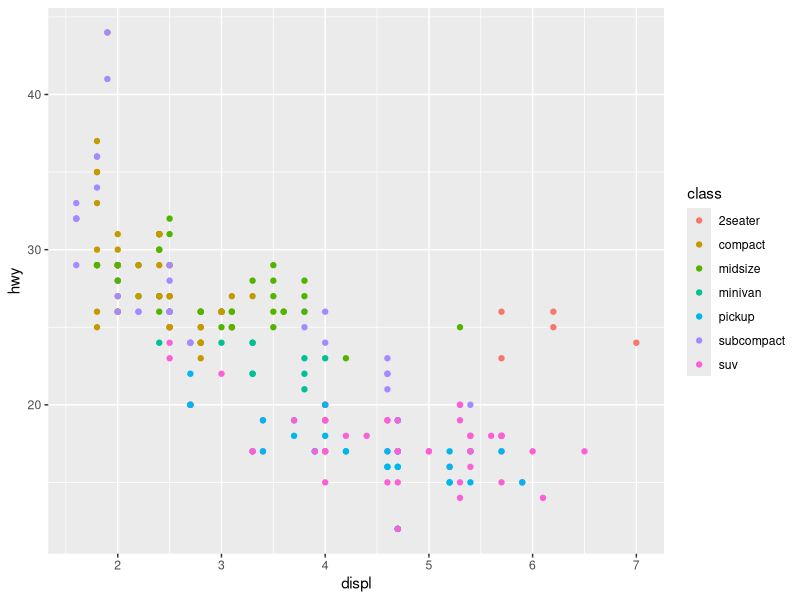
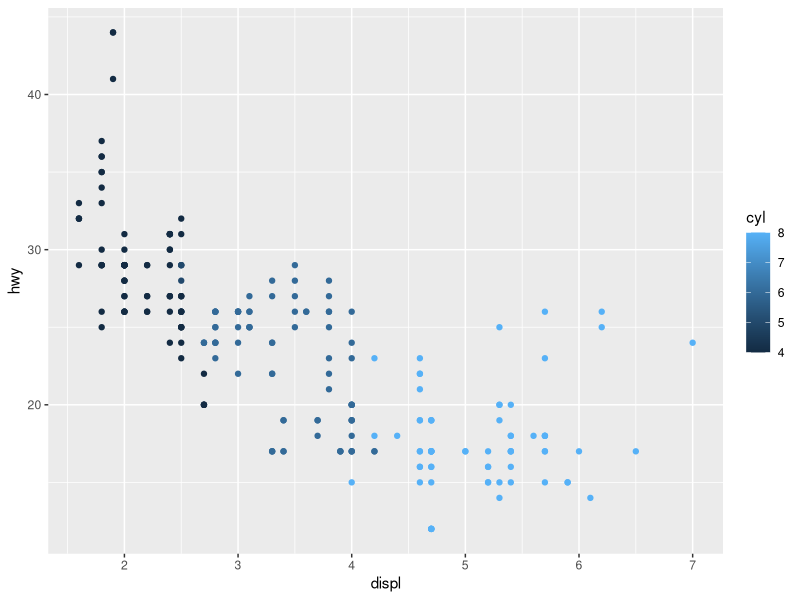
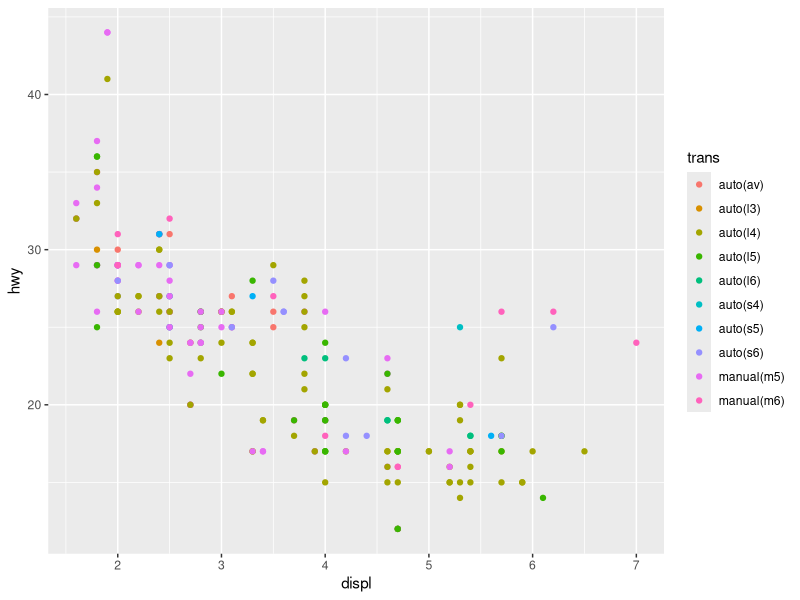
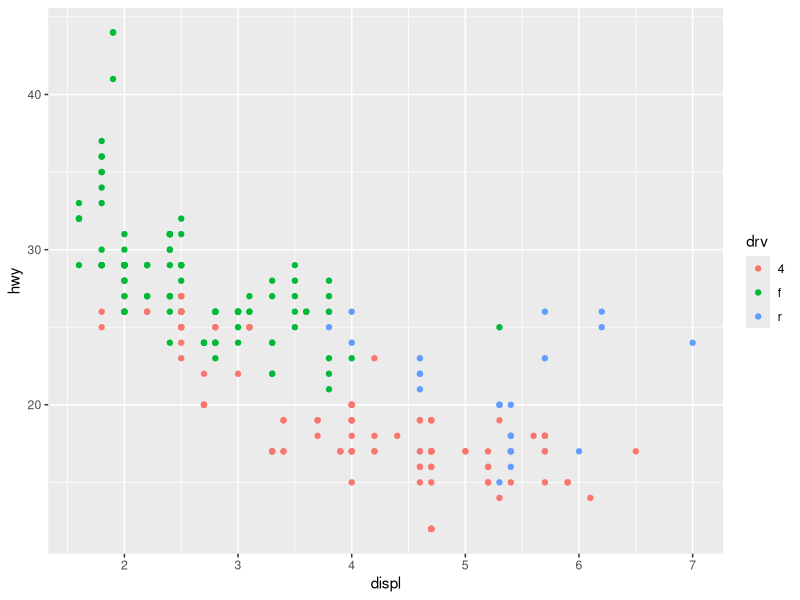
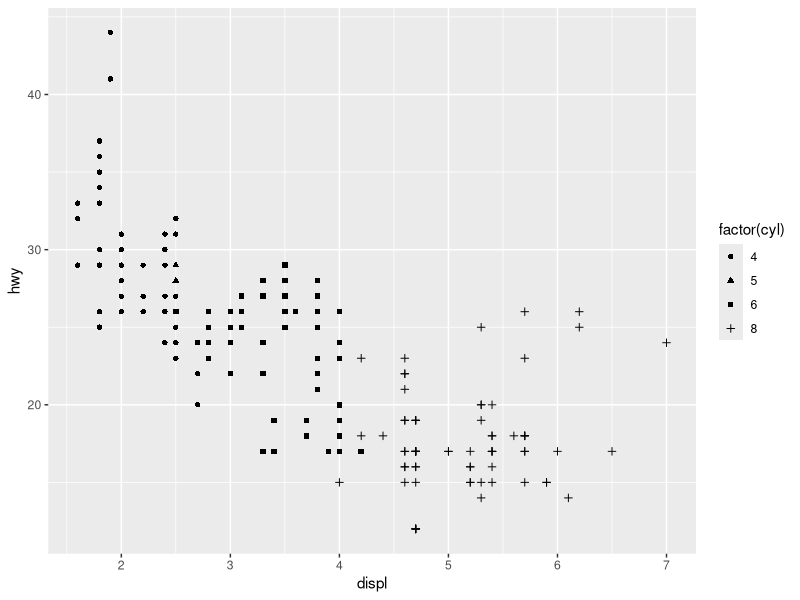
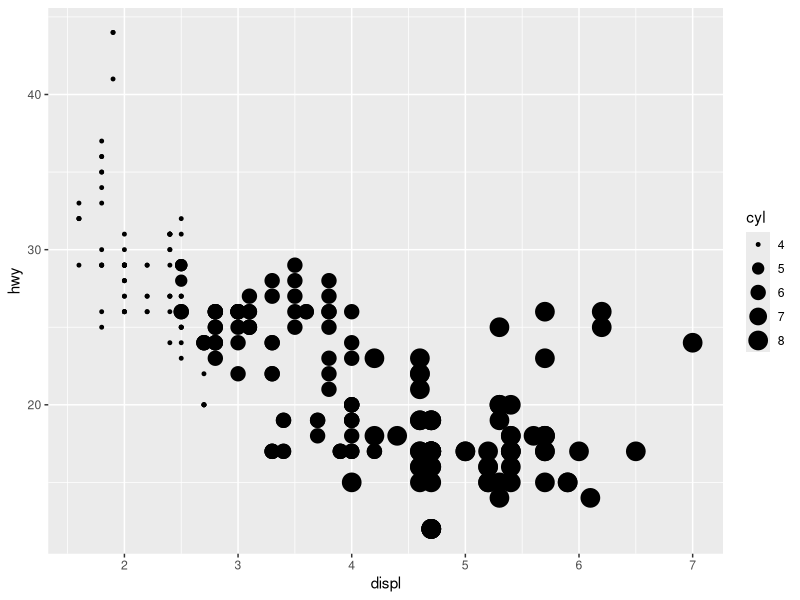
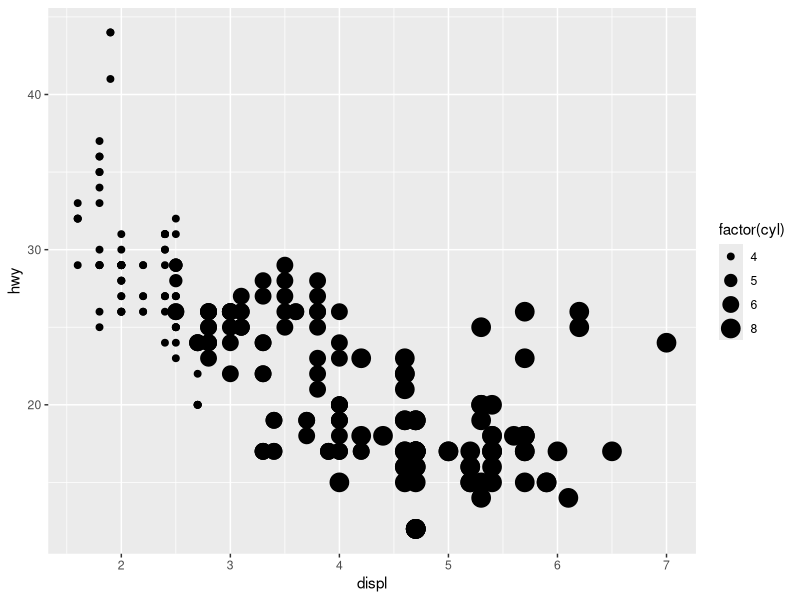
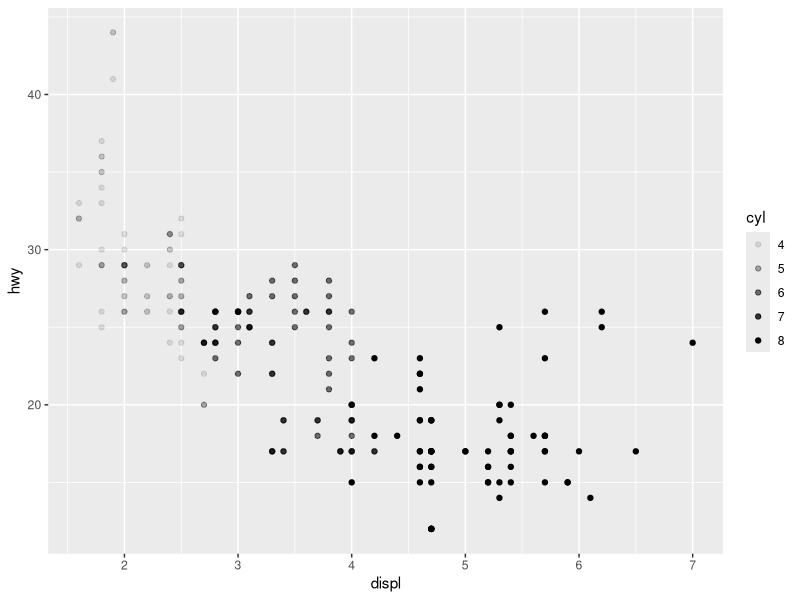

These figures' R source, in order:
## ---- chunk 1
knitr::opts_chunk$set(echo = TRUE)
library(tidyverse)
knitr::opts_chunk$set(cache = TRUE)
## ---- chunk 2
ggplot(data = mpg) +
  geom_point(mapping = aes(x = displ, y = hwy, color = class))
## ---- chunk 3
ggplot(data = mpg) +
  geom_point(mapping = aes(x = displ, y = hwy, color = cyl))
## ---- chunk 4
ggplot(data = mpg) +
  geom_point(mapping = aes(x = displ, y = hwy, color = trans))
## ---- chunk 5
ggplot(data = mpg) +
  geom_point(mapping = aes(x = displ, y = hwy, color = drv))
## ---- chunk 6
ggplot(data = mpg) +
  geom_point(mapping = aes(x = displ, y = hwy, shape = factor(cyl)))
## ---- chunk 7
ggplot(data = mpg) +
  geom_point(mapping = aes(x = displ, y = hwy, size = cyl))
## ---- chunk 8
ggplot(data = mpg) +
  geom_point(mapping = aes(x = displ, y = hwy, size = factor(cyl)))
## ---- chunk 9
ggplot(data = mpg) +
  geom_point(mapping = aes(x = displ, y = hwy, alpha = cyl))

ggplot(data = mpg) +
  geom_point(mapping = aes(x = displ, y = hwy, alpha = factor(cyl)))
## ---- chunk 10
ggplot(data = mpg) +
  geom_point(mapping = aes(
    x = displ,
    y = hwy,
    color = class,
    size = cyl,
    shape = drv,
    alpha = fl
  ))
## ---- chunk 11
ggplot(data = mpg) +
  geom_point(mapping = aes(
    x = displ,
    y = hwy,
    color = displ,
    size = displ,
    alpha = displ
  ))
